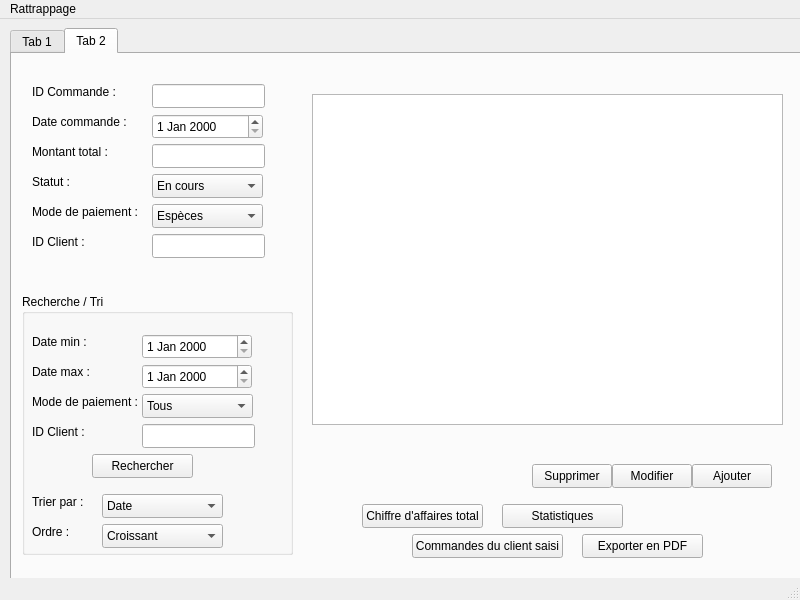
<?xml version="1.0" encoding="UTF-8"?>
<ui version="4.0">
 <class>MainWindow</class>
 <widget class="QMainWindow" name="MainWindow">
  <property name="geometry">
   <rect>
    <x>0</x>
    <y>0</y>
    <width>800</width>
    <height>600</height>
   </rect>
  </property>
  <property name="windowTitle">
   <string>MainWindow</string>
  </property>
  <widget class="QWidget" name="centralwidget">
   <widget class="QTabWidget" name="tabWidget">
    <property name="geometry">
     <rect>
      <x>10</x>
      <y>9</y>
      <width>791</width>
      <height>561</height>
     </rect>
    </property>
    <property name="currentIndex">
     <number>1</number>
    </property>
    <widget class="QWidget" name="tabClients">
     <attribute name="title">
      <string>Tab 1</string>
     </attribute>
     <widget class="QLineEdit" name="lineIdClient">
      <property name="geometry">
       <rect>
        <x>90</x>
        <y>30</y>
        <width>113</width>
        <height>24</height>
       </rect>
      </property>
      <property name="text">
       <string/>
      </property>
     </widget>
     <widget class="QLineEdit" name="lineNomClient">
      <property name="geometry">
       <rect>
        <x>90</x>
        <y>60</y>
        <width>113</width>
        <height>24</height>
       </rect>
      </property>
      <property name="text">
       <string/>
      </property>
     </widget>
     <widget class="QLineEdit" name="linePrenomClient">
      <property name="geometry">
       <rect>
        <x>90</x>
        <y>90</y>
        <width>113</width>
        <height>24</height>
       </rect>
      </property>
      <property name="text">
       <string/>
      </property>
     </widget>
     <widget class="QLineEdit" name="lineEmailClient">
      <property name="geometry">
       <rect>
        <x>90</x>
        <y>120</y>
        <width>113</width>
        <height>24</height>
       </rect>
      </property>
      <property name="text">
       <string/>
      </property>
     </widget>
     <widget class="QLineEdit" name="lineTelClient">
      <property name="geometry">
       <rect>
        <x>90</x>
        <y>150</y>
        <width>113</width>
        <height>24</height>
       </rect>
      </property>
      <property name="text">
       <string/>
      </property>
     </widget>
     <widget class="QLineEdit" name="lineAdresseClient">
      <property name="geometry">
       <rect>
        <x>90</x>
        <y>180</y>
        <width>113</width>
        <height>24</height>
       </rect>
      </property>
      <property name="text">
       <string/>
      </property>
     </widget>
     <widget class="QLabel" name="ID">
      <property name="geometry">
       <rect>
        <x>20</x>
        <y>30</y>
        <width>61</width>
        <height>20</height>
       </rect>
      </property>
      <property name="text">
       <string>ID Client :</string>
      </property>
     </widget>
     <widget class="QLabel" name="Nom">
      <property name="geometry">
       <rect>
        <x>20</x>
        <y>60</y>
        <width>49</width>
        <height>16</height>
       </rect>
      </property>
      <property name="text">
       <string>Nom :</string>
      </property>
     </widget>
     <widget class="QLabel" name="Prenom">
      <property name="geometry">
       <rect>
        <x>20</x>
        <y>90</y>
        <width>49</width>
        <height>16</height>
       </rect>
      </property>
      <property name="text">
       <string>Prénom :</string>
      </property>
     </widget>
     <widget class="QLabel" name="Email">
      <property name="geometry">
       <rect>
        <x>20</x>
        <y>120</y>
        <width>49</width>
        <height>16</height>
       </rect>
      </property>
      <property name="text">
       <string>Email :</string>
      </property>
     </widget>
     <widget class="QLabel" name="Telephone">
      <property name="geometry">
       <rect>
        <x>20</x>
        <y>150</y>
        <width>61</width>
        <height>20</height>
       </rect>
      </property>
      <property name="text">
       <string>Téléphone :</string>
      </property>
     </widget>
     <widget class="QLabel" name="Adresse">
      <property name="geometry">
       <rect>
        <x>20</x>
        <y>180</y>
        <width>49</width>
        <height>16</height>
       </rect>
      </property>
      <property name="text">
       <string>Adresse :</string>
      </property>
     </widget>
     <widget class="QPushButton" name="btnModifierClient">
      <property name="geometry">
       <rect>
        <x>600</x>
        <y>410</y>
        <width>80</width>
        <height>24</height>
       </rect>
      </property>
      <property name="text">
       <string>Modifier</string>
      </property>
     </widget>
     <widget class="QPushButton" name="btnSupprimerClient">
      <property name="geometry">
       <rect>
        <x>680</x>
        <y>410</y>
        <width>80</width>
        <height>24</height>
       </rect>
      </property>
      <property name="text">
       <string>Supprimer</string>
      </property>
     </widget>
     <widget class="QPushButton" name="btnAjouterClient">
      <property name="geometry">
       <rect>
        <x>520</x>
        <y>410</y>
        <width>80</width>
        <height>24</height>
       </rect>
      </property>
      <property name="text">
       <string>Ajouter</string>
      </property>
     </widget>
     <widget class="QTableView" name="tableViewClients">
      <property name="geometry">
       <rect>
        <x>300</x>
        <y>40</y>
        <width>471</width>
        <height>351</height>
       </rect>
      </property>
     </widget>
     <widget class="QGroupBox" name="groupRechercheClients">
      <property name="geometry">
       <rect>
        <x>10</x>
        <y>219</y>
        <width>251</width>
        <height>291</height>
       </rect>
      </property>
      <property name="title">
       <string>Recherche / Tri</string>
      </property>
      <widget class="QLabel" name="label">
       <property name="geometry">
        <rect>
         <x>10</x>
         <y>30</y>
         <width>81</width>
         <height>16</height>
        </rect>
       </property>
       <property name="text">
        <string>Nom contient :</string>
       </property>
      </widget>
      <widget class="QLabel" name="label_2">
       <property name="geometry">
        <rect>
         <x>10</x>
         <y>70</y>
         <width>91</width>
         <height>16</height>
        </rect>
       </property>
       <property name="text">
        <string>Email contient :</string>
       </property>
      </widget>
      <widget class="QLabel" name="label_3">
       <property name="geometry">
        <rect>
         <x>10</x>
         <y>110</y>
         <width>111</width>
         <height>16</height>
        </rect>
       </property>
       <property name="text">
        <string>Téléphone contient :</string>
       </property>
      </widget>
      <widget class="QLineEdit" name="lineRechercheNomClient">
       <property name="geometry">
        <rect>
         <x>130</x>
         <y>30</y>
         <width>113</width>
         <height>24</height>
        </rect>
       </property>
      </widget>
      <widget class="QLineEdit" name="lineRechercheEmailClient">
       <property name="geometry">
        <rect>
         <x>130</x>
         <y>80</y>
         <width>113</width>
         <height>24</height>
        </rect>
       </property>
      </widget>
      <widget class="QLineEdit" name="lineRechercheTelClient">
       <property name="geometry">
        <rect>
         <x>130</x>
         <y>130</y>
         <width>113</width>
         <height>24</height>
        </rect>
       </property>
      </widget>
      <widget class="QLabel" name="label_4">
       <property name="geometry">
        <rect>
         <x>10</x>
         <y>210</y>
         <width>49</width>
         <height>16</height>
        </rect>
       </property>
       <property name="text">
        <string>Trier par :</string>
       </property>
      </widget>
      <widget class="QComboBox" name="comboTriClient">
       <property name="geometry">
        <rect>
         <x>70</x>
         <y>210</y>
         <width>131</width>
         <height>24</height>
        </rect>
       </property>
       <item>
        <property name="text">
         <string>Nom</string>
        </property>
       </item>
       <item>
        <property name="text">
         <string>Prenom</string>
        </property>
       </item>
       <item>
        <property name="text">
         <string>Email</string>
        </property>
       </item>
      </widget>
      <widget class="QLabel" name="label_5">
       <property name="geometry">
        <rect>
         <x>10</x>
         <y>250</y>
         <width>49</width>
         <height>16</height>
        </rect>
       </property>
       <property name="text">
        <string>Ordre :</string>
       </property>
      </widget>
      <widget class="QComboBox" name="comboOrdreClient">
       <property name="geometry">
        <rect>
         <x>70</x>
         <y>250</y>
         <width>131</width>
         <height>24</height>
        </rect>
       </property>
       <item>
        <property name="text">
         <string>Croissant</string>
        </property>
       </item>
       <item>
        <property name="text">
         <string>Décroissant</string>
        </property>
       </item>
      </widget>
      <widget class="QPushButton" name="btnRechercheClient">
       <property name="geometry">
        <rect>
         <x>90</x>
         <y>170</y>
         <width>80</width>
         <height>24</height>
        </rect>
       </property>
       <property name="text">
        <string>Recherche</string>
       </property>
      </widget>
     </widget>
     <widget class="QPushButton" name="btnStatsClients">
      <property name="geometry">
       <rect>
        <x>640</x>
        <y>460</y>
        <width>121</width>
        <height>24</height>
       </rect>
      </property>
      <property name="text">
       <string>Statistiques</string>
      </property>
     </widget>
     <widget class="QPushButton" name="btnExporterClientsPdf">
      <property name="geometry">
       <rect>
        <x>520</x>
        <y>460</y>
        <width>121</width>
        <height>24</height>
       </rect>
      </property>
      <property name="text">
       <string>Exporter en PDF</string>
      </property>
     </widget>
     <widget class="QPushButton" name="btnTotalDepenseClient">
      <property name="geometry">
       <rect>
        <x>400</x>
        <y>460</y>
        <width>121</width>
        <height>24</height>
       </rect>
      </property>
      <property name="text">
       <string>Total dépensé</string>
      </property>
     </widget>
     <widget class="QPushButton" name="btnFideliteClient">
      <property name="geometry">
       <rect>
        <x>280</x>
        <y>460</y>
        <width>121</width>
        <height>24</height>
       </rect>
      </property>
      <property name="text">
       <string>Niveau fidélité</string>
      </property>
     </widget>
    </widget>
    <widget class="QWidget" name="tabCommandes">
     <attribute name="title">
      <string>Tab 2</string>
     </attribute>
     <widget class="QLabel" name="label_6">
      <property name="geometry">
       <rect>
        <x>20</x>
        <y>30</y>
        <width>91</width>
        <height>16</height>
       </rect>
      </property>
      <property name="text">
       <string>ID Commande :</string>
      </property>
     </widget>
     <widget class="QLabel" name="label_7">
      <property name="geometry">
       <rect>
        <x>20</x>
        <y>60</y>
        <width>101</width>
        <height>16</height>
       </rect>
      </property>
      <property name="text">
       <string>Date commande :</string>
      </property>
     </widget>
     <widget class="QLabel" name="label_8">
      <property name="geometry">
       <rect>
        <x>20</x>
        <y>90</y>
        <width>91</width>
        <height>16</height>
       </rect>
      </property>
      <property name="text">
       <string>Montant total :</string>
      </property>
     </widget>
     <widget class="QLabel" name="label_9">
      <property name="geometry">
       <rect>
        <x>20</x>
        <y>120</y>
        <width>61</width>
        <height>16</height>
       </rect>
      </property>
      <property name="text">
       <string>Statut :</string>
      </property>
     </widget>
     <widget class="QLabel" name="label_10">
      <property name="geometry">
       <rect>
        <x>20</x>
        <y>150</y>
        <width>111</width>
        <height>16</height>
       </rect>
      </property>
      <property name="text">
       <string>Mode de paiement :</string>
      </property>
     </widget>
     <widget class="QLabel" name="label_11">
      <property name="geometry">
       <rect>
        <x>20</x>
        <y>180</y>
        <width>61</width>
        <height>16</height>
       </rect>
      </property>
      <property name="text">
       <string>ID Client :</string>
      </property>
     </widget>
     <widget class="QLineEdit" name="lineIdCommande">
      <property name="geometry">
       <rect>
        <x>140</x>
        <y>30</y>
        <width>113</width>
        <height>24</height>
       </rect>
      </property>
     </widget>
     <widget class="QLineEdit" name="lineMontantCommande">
      <property name="geometry">
       <rect>
        <x>140</x>
        <y>90</y>
        <width>113</width>
        <height>24</height>
       </rect>
      </property>
     </widget>
     <widget class="QLineEdit" name="lineIdClientCommande">
      <property name="geometry">
       <rect>
        <x>140</x>
        <y>180</y>
        <width>113</width>
        <height>24</height>
       </rect>
      </property>
     </widget>
     <widget class="QDateEdit" name="dateCommande">
      <property name="geometry">
       <rect>
        <x>140</x>
        <y>60</y>
        <width>111</width>
        <height>25</height>
       </rect>
      </property>
     </widget>
     <widget class="QComboBox" name="comboStatutCommande">
      <property name="geometry">
       <rect>
        <x>140</x>
        <y>120</y>
        <width>111</width>
        <height>24</height>
       </rect>
      </property>
      <item>
       <property name="text">
        <string>En cours</string>
       </property>
      </item>
      <item>
       <property name="text">
        <string>Payée</string>
       </property>
      </item>
      <item>
       <property name="text">
        <string>Annulée</string>
       </property>
      </item>
     </widget>
     <widget class="QComboBox" name="comboModePaiement">
      <property name="geometry">
       <rect>
        <x>140</x>
        <y>150</y>
        <width>111</width>
        <height>24</height>
       </rect>
      </property>
      <item>
       <property name="text">
        <string>Espèces</string>
       </property>
      </item>
      <item>
       <property name="text">
        <string>Carte</string>
       </property>
      </item>
      <item>
       <property name="text">
        <string>Chèque</string>
       </property>
      </item>
      <item>
       <property name="text">
        <string>Virement</string>
       </property>
      </item>
      <item>
       <property name="text">
        <string>En ligne</string>
       </property>
      </item>
     </widget>
     <widget class="QTableView" name="tableViewCommandes">
      <property name="geometry">
       <rect>
        <x>300</x>
        <y>40</y>
        <width>471</width>
        <height>331</height>
       </rect>
      </property>
     </widget>
     <widget class="QPushButton" name="btnAjouterCommande">
      <property name="geometry">
       <rect>
        <x>680</x>
        <y>410</y>
        <width>80</width>
        <height>24</height>
       </rect>
      </property>
      <property name="text">
       <string>Ajouter</string>
      </property>
     </widget>
     <widget class="QPushButton" name="btnSupprimerCommande">
      <property name="geometry">
       <rect>
        <x>520</x>
        <y>410</y>
        <width>80</width>
        <height>24</height>
       </rect>
      </property>
      <property name="text">
       <string>Supprimer</string>
      </property>
     </widget>
     <widget class="QPushButton" name="btnModifierCommande">
      <property name="geometry">
       <rect>
        <x>600</x>
        <y>410</y>
        <width>80</width>
        <height>24</height>
       </rect>
      </property>
      <property name="text">
       <string>Modifier</string>
      </property>
     </widget>
     <widget class="QGroupBox" name="groupBox">
      <property name="geometry">
       <rect>
        <x>10</x>
        <y>240</y>
        <width>271</width>
        <height>261</height>
       </rect>
      </property>
      <property name="title">
       <string>Recherche / Tri</string>
      </property>
      <widget class="QLabel" name="label_12">
       <property name="geometry">
        <rect>
         <x>10</x>
         <y>40</y>
         <width>61</width>
         <height>16</height>
        </rect>
       </property>
       <property name="text">
        <string>Date min :</string>
       </property>
      </widget>
      <widget class="QLabel" name="label_13">
       <property name="geometry">
        <rect>
         <x>10</x>
         <y>130</y>
         <width>71</width>
         <height>16</height>
        </rect>
       </property>
       <property name="text">
        <string>ID Client :</string>
       </property>
      </widget>
      <widget class="QLabel" name="label_14">
       <property name="geometry">
        <rect>
         <x>10</x>
         <y>100</y>
         <width>111</width>
         <height>16</height>
        </rect>
       </property>
       <property name="text">
        <string>Mode de paiement :</string>
       </property>
      </widget>
      <widget class="QLabel" name="label_15">
       <property name="geometry">
        <rect>
         <x>10</x>
         <y>70</y>
         <width>61</width>
         <height>16</height>
        </rect>
       </property>
       <property name="text">
        <string>Date max :</string>
       </property>
      </widget>
      <widget class="QDateEdit" name="dateMinCommande">
       <property name="geometry">
        <rect>
         <x>120</x>
         <y>40</y>
         <width>110</width>
         <height>25</height>
        </rect>
       </property>
      </widget>
      <widget class="QDateEdit" name="dateMaxCommande">
       <property name="geometry">
        <rect>
         <x>120</x>
         <y>70</y>
         <width>110</width>
         <height>25</height>
        </rect>
       </property>
      </widget>
      <widget class="QComboBox" name="comboModePaiementFiltre">
       <property name="geometry">
        <rect>
         <x>120</x>
         <y>100</y>
         <width>111</width>
         <height>24</height>
        </rect>
       </property>
       <item>
        <property name="text">
         <string>Tous</string>
        </property>
       </item>
       <item>
        <property name="text">
         <string>Espèces</string>
        </property>
       </item>
       <item>
        <property name="text">
         <string>Carte</string>
        </property>
       </item>
       <item>
        <property name="text">
         <string>Chèque</string>
        </property>
       </item>
       <item>
        <property name="text">
         <string>Virement</string>
        </property>
       </item>
       <item>
        <property name="text">
         <string>En ligne</string>
        </property>
       </item>
      </widget>
      <widget class="QLineEdit" name="lineIdClientFiltreCommande">
       <property name="geometry">
        <rect>
         <x>120</x>
         <y>130</y>
         <width>113</width>
         <height>24</height>
        </rect>
       </property>
      </widget>
      <widget class="QPushButton" name="btnRechercheCommande">
       <property name="geometry">
        <rect>
         <x>70</x>
         <y>160</y>
         <width>101</width>
         <height>24</height>
        </rect>
       </property>
       <property name="text">
        <string>Rechercher</string>
       </property>
      </widget>
      <widget class="QLabel" name="label_16">
       <property name="geometry">
        <rect>
         <x>10</x>
         <y>200</y>
         <width>61</width>
         <height>16</height>
        </rect>
       </property>
       <property name="text">
        <string>Trier par :</string>
       </property>
      </widget>
      <widget class="QLabel" name="label_17">
       <property name="geometry">
        <rect>
         <x>10</x>
         <y>230</y>
         <width>61</width>
         <height>16</height>
        </rect>
       </property>
       <property name="text">
        <string>Ordre :</string>
       </property>
      </widget>
      <widget class="QComboBox" name="comboTriCommande">
       <property name="geometry">
        <rect>
         <x>80</x>
         <y>200</y>
         <width>121</width>
         <height>24</height>
        </rect>
       </property>
       <item>
        <property name="text">
         <string>Date</string>
        </property>
       </item>
       <item>
        <property name="text">
         <string>Montant</string>
        </property>
       </item>
       <item>
        <property name="text">
         <string>Client</string>
        </property>
       </item>
       <item>
        <property name="text">
         <string>Paiement</string>
        </property>
       </item>
      </widget>
      <widget class="QComboBox" name="comboOrdreCommande">
       <property name="geometry">
        <rect>
         <x>80</x>
         <y>230</y>
         <width>121</width>
         <height>24</height>
        </rect>
       </property>
       <item>
        <property name="text">
         <string>Croissant</string>
        </property>
       </item>
       <item>
        <property name="text">
         <string>Décroissant</string>
        </property>
       </item>
      </widget>
     </widget>
     <widget class="QPushButton" name="btnExporterCommandesPdf">
      <property name="geometry">
       <rect>
        <x>570</x>
        <y>480</y>
        <width>121</width>
        <height>24</height>
       </rect>
      </property>
      <property name="text">
       <string>Exporter en PDF</string>
      </property>
     </widget>
     <widget class="QPushButton" name="btnCommandesPourClient">
      <property name="geometry">
       <rect>
        <x>400</x>
        <y>480</y>
        <width>151</width>
        <height>24</height>
       </rect>
      </property>
      <property name="text">
       <string>Commandes du client saisi</string>
      </property>
     </widget>
     <widget class="QPushButton" name="btnStatsCommandes">
      <property name="geometry">
       <rect>
        <x>490</x>
        <y>450</y>
        <width>121</width>
        <height>24</height>
       </rect>
      </property>
      <property name="text">
       <string>Statistiques</string>
      </property>
     </widget>
     <widget class="QPushButton" name="btnChiffreAffairesTotal">
      <property name="geometry">
       <rect>
        <x>350</x>
        <y>450</y>
        <width>121</width>
        <height>24</height>
       </rect>
      </property>
      <property name="text">
       <string>Chiffre d'affaires total</string>
      </property>
     </widget>
    </widget>
   </widget>
  </widget>
  <widget class="QMenuBar" name="menubar">
   <property name="geometry">
    <rect>
     <x>0</x>
     <y>0</y>
     <width>800</width>
     <height>21</height>
    </rect>
   </property>
   <widget class="QMenu" name="menuRattrappage">
    <property name="title">
     <string>Rattrappage</string>
    </property>
   </widget>
   <addaction name="menuRattrappage"/>
  </widget>
  <widget class="QStatusBar" name="statusbar"/>
 </widget>
 <resources/>
 <connections/>
</ui>
